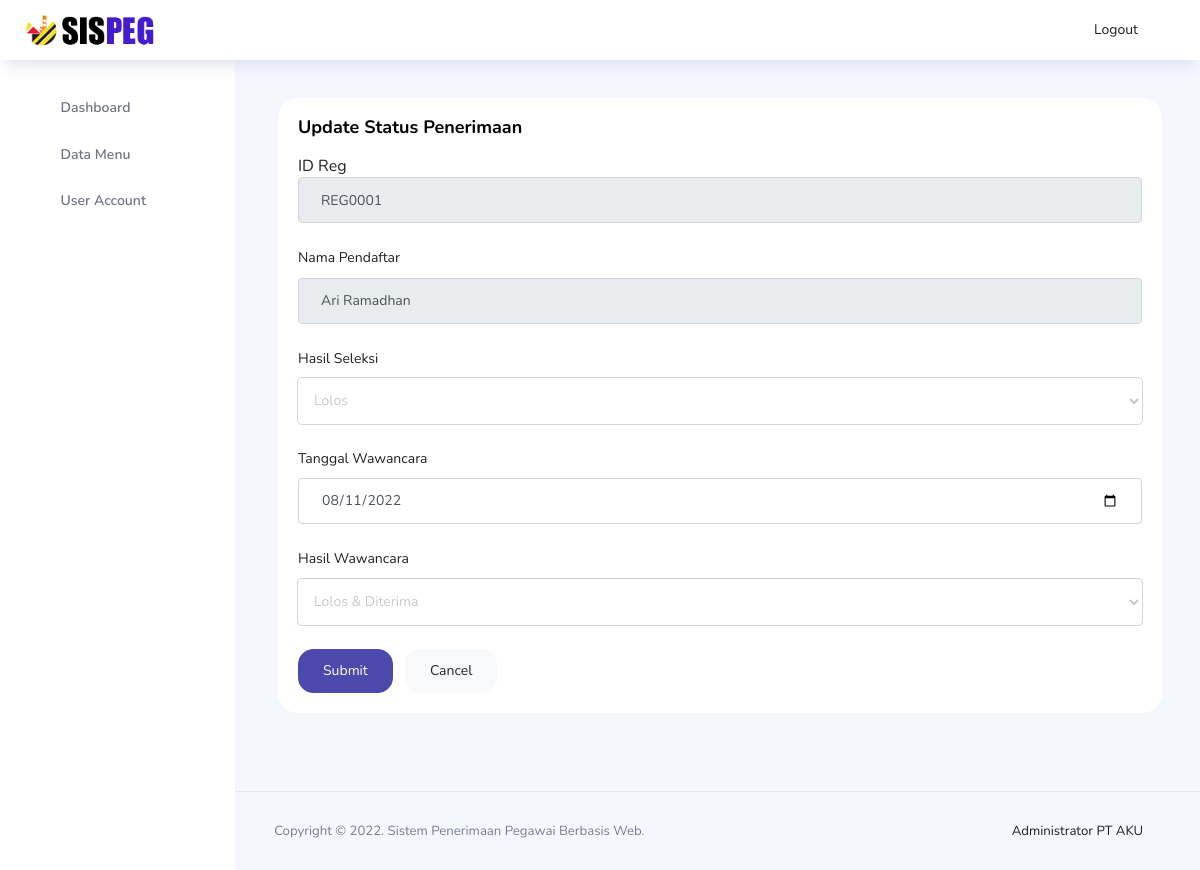
The page /backend-hrd/pages/hal-pendaftar/ubah_status.php?id=REG0001 (signed in) on the database its author committed.
### tables this page shows
CREATE TABLE `pendaftar` (
  `idreg` varchar(50) NOT NULL,
  `idjob` varchar(50) NOT NULL,
  `name` varchar(55) NOT NULL,
  `gender` varchar(20) NOT NULL,
  `tgl_lahir` date NOT NULL,
  `alamat` text NOT NULL,
  `email` varchar(50) NOT NULL,
  `telp` varchar(20) NOT NULL,
  `pend_terakhir` varchar(50) NOT NULL,
  `url_linkedin` text NOT NULL,
  `url_cv` text NOT NULL,
  `ijazah` varchar(250) NOT NULL,
  `sertifikat` varchar(250) NOT NULL,
  `sim` varchar(250) NOT NULL,
  `status_seleksi` varchar(50) NOT NULL,
  `tgl_wcr` date NOT NULL,
  `status_wcr` varchar(50) NOT NULL,
  `date` timestamp NOT NULL DEFAULT current_timestamp()
);

### backend-hrd/pages/hal-pendaftar/ubah_status.php (the view, shortened to what this page needs)
<!DOCTYPE html>
<html lang="en">
<?php
include "../../../koneksi.php";
?>
<head>
  <link rel="stylesheet" href="../../vendors/feather/feather.css">
  <link rel="stylesheet" href="../../vendors/ti-icons/css/themify-icons.css">
  <link rel="stylesheet" href="../../vendors/css/vendor.bundle.base.css">
  <link rel="stylesheet" href="../../vendors/mdi/css/materialdesignicons.min.css">
  <link rel="stylesheet" href="../../css/vertical-layout-light/style.css">
</head>
<body>
</head>
<body>
<div class="container-scroller">
    <nav class="navbar col-lg-12 col-12 p-0 fixed-top d-flex flex-row">
      <div class="text-center navbar-brand-wrapper d-flex align-items-center justify-content-center">
        <a class="navbar-brand brand-logo mr-5" href="../../index.php"><img src="../../images/logo aku-nobg-tex.png" class="mr-2" alt="logo"/></a>
      </div>
      <div class="navbar-menu-wrapper d-flex align-items-center justify-content-end">
        <button class="navbar-toggler navbar-toggler align-self-center" type="button" data-toggle="minimize">
          <span class="icon-menu"></span>
        </button>
        <ul class="navbar-nav navbar-nav-right">
          <li class="nav-item nav-profile dropdown">
            <a href="../../../logout.php" class="dropdown-item" onclick="return confirm('Yakin ingin logout?')">
                <i class="ti-power-off text-primary"></i>Logout
            </a>
          </li>
        </ul>
      </div>
    </nav>
    <div class="container-fluid page-body-wrapper">
      <nav class="sidebar sidebar-offcanvas" id="sidebar" >
        <ul class="nav">
          <li class="nav-item">
            <a class="nav-link" href="../../index.php">
              <i class="icon-grid menu-icon"></i>
              <span class="menu-title">Dashboard</span>
            </a>
          </li>
          <li class="nav-item">
            <a class="nav-link" data-toggle="collapse" href="#form-elements" aria-expanded="false" aria-controls="form-elements">
              <i class="icon-layout menu-icon"></i>
              <span class="menu-title">Data Menu</span>
              <i class="menu-arrow"></i>
            </a>
          </li>
          <li class="nav-item">
            <a class="nav-link" href="admin.php">
              <i class="icon-head menu-icon"></i>
              <span class="menu-title">User Account</span>
            </a>
          </li>
        </ul>
      </nav>
      <div class="main-panel">
        <div class="content-wrapper">
          <div class="row">
            <div class="col-lg-12 grid-margin stretch-card">
              <div class="card">
                <div class="card-body">
                <?php
                        $id = $_GET['id'];
                        $query_mysqli = mysqli_query($koneksi,"SELECT * FROM pendaftar where idreg='$id'")or die(mysqli_error());
                        while($data = mysqli_fetch_array($query_mysqli)){
                ?>
                  <h4 class="card-title">Update Status Penerimaan</h4>
                  <form class="forms-sample" method="POST" action="ubah_status_act.php">
                  <div class="form-group">
                      <label">ID Reg</label>
                      <input type="text" class="form-control" name="id" value="<?=$id?>" readonly>
                    </div>
                    <div class="form-group">
                      <label>Nama Pendaftar</label>
                      <input type="text" class="form-control" name="name" value="<?=$data['name']?>" readonly>
                    </div>
                    <div class="form-group">
                      <label>Hasil Seleksi</label>
                      <select name="status_seleksi" class="form-control">
                                    <?php
                                    if ($data['status_seleksi'] == 'Pending'){
                                    ?>
                                    <option value="Pending" selected>Pending</option>
                                    <option value="Lolos">Lolos</option>
                                    <option value="Tidak Lolos">Tidak Lolos</option>
                                    <?php } else if($data['status_seleksi'] == 'Lolos'){ ?>
                                    <option value="Lolos" selected>Lolos</option>
                                    <?php } else {  ?>
                                    <option value="Pending">Pending</option>
                                    <option value="Lolos">Lolos</option>
                                    <option value="Tidak Lolos" selected>Tidak Lolos</option>
                                    <?php } ?>
                      </select>
                    </div>
                    <div class="form-group">
                      <label>Tanggal Wawancara</label>
                      <input type="date" class="form-control" name="tgl_wcr" value="<?=$data['tgl_wcr'];?>">
                    </div>
                    <div class="form-group">
                      <label>Hasil Wawancara</label>
                      <select name="status_wcr" class="form-control">
                                    <?php
                                    if ($data['status_wcr'] == 'Pending'){
                                    ?>
                                    <option value="Pending" selected>Pending</option>
                                    <option value="Lolos & Diterima">Lolos & Diterima</option>
                                    <option value="Tidak Lolos">Tidak Lolos</option>
                                    <?php } else if($data['status_wcr'] == 'Lolos & Diterima'){ ?>
                                    <option value="Lolos & Diterima" selected>Lolos & Diterima</option>
                                    <?php } else {  ?>
                                    <option value="Pending">Pending</option>
                                    <option value="Lolos & Diterima">Lolos & Diterima</option>
                                    <option value="Tidak Lolos" selected>Tidak Lolos</option>
                                    <?php } ?>
                      </select>
                    </div>
                <?php   } ?>
                    <button type="submit" class="btn btn-primary mr-2">Submit</button>
                    <a class="btn btn-light" href="pendaftar.php">Cancel</a>
                  </form>
                </div>
              </div>
            </div>
          </div>
        </div>
        <footer class="footer">
          <div class="d-sm-flex justify-content-center justify-content-sm-between">
            <span class="text-muted text-center text-sm-left d-block d-sm-inline-block">Copyright © 2022. Sistem Penerimaan Pegawai Berbasis Web.</span>
            <span class="float-none float-sm-right d-block mt-1 mt-sm-0 text-center">Administrator PT AKU <i class="ti-flag text-danger ml-1"></i></span>
          </div>
        </footer>
      </div>
    </div>
  </div>
</body>
</html>

### rows shown on the page
pendaftar: name "Ari Ramadhan", status_seleksi "Lolos", tgl_wcr "08/11/2022", status_wcr "Lolos & Diterima"
